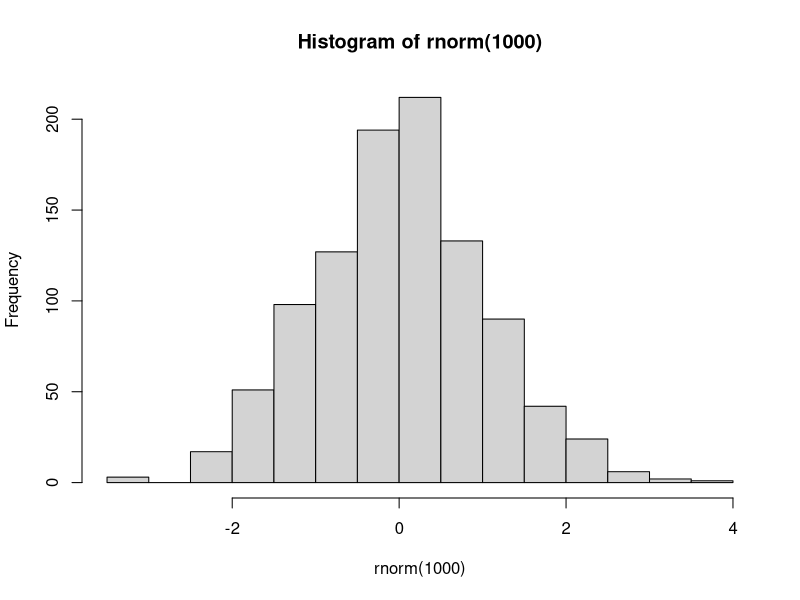
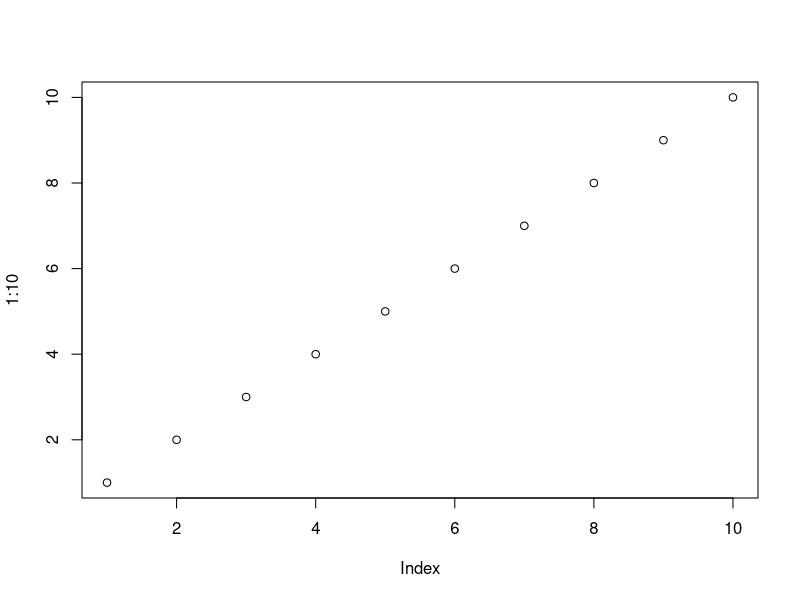
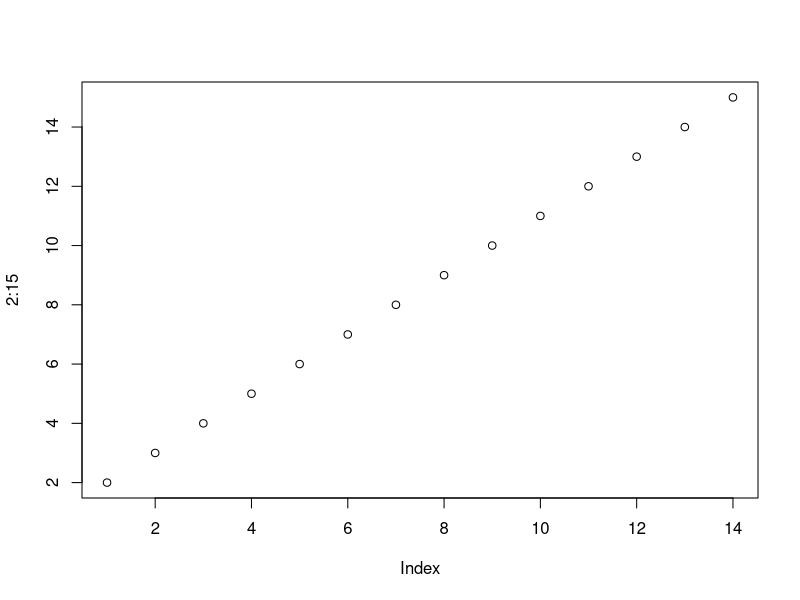

Reproduce these figures in R, in order. (Note: this script raises an error after producing the figures.)
# histogram 

hist(rnorm(1000)) # jjsldkjflsdkjflsdjlskdjf
# sdkfjslkjslkd jlk jlkj slk jlsk slk jsdgk fdlkg jdlfkjd;lfkj ;dlfgk
# jhl;dfgkjhdl;fgkj hl;dfgkj hl;dfkgjh ;ldfkgj h;ldfkgj h;ldfkg jh;ldfkg
# jhdl;fkgj h;lk

plot(1:10)
plot(2:15)
dev.off() # ta komenda 'czysci' nam okno graficzne

# 2.1:
2+2
5+10

5 +    2.5
5+2.5 # jakis komentarz
5*10


(2+3)*5
5 / 2
10%%3
10%%2
10%/%3
10%/%2
8^(1/3)
8^1/3
sqrt(8)
sin(90)
exp(10)
log(10)
?log

LOG(10)
log(10)

sin(pi)

#### ala ma kota ####
a <- 1 # operator przypisania: alt + -
(a <- 1) # zapis do obiektu i podejrzenie wyniku w konsoli

a = 5
A <- 2.5
4.5 -> A

temperatura <- 279.15
temperatura
print(temperatura)
tc <- temperatura - 273.15 # przeliczenie temperatury z K na *C
tf <- tc * 1.8 + 32
#### ala ma kojota ####
floor(tf)
ceiling(tf)
round(tf)
round(0.5)
round(1.5)
??"ceiling"

round(temperatura, digits = 1)
round(temperatura, 1)
round(digits = 1, x= temperatura)
100:105
1.5:5.5
1.25:5
0:40/4
5:-5/5

seq(from=0, to=20, by=1)
seq(from=0, to=20, by=0.98234)
seq(from=0, to=50, length.out = 10^4)
hist(runif(10^5, min=-2,max=2))
round(runif(10),1)
a <- runif(100)
table(round(a,1))

set.seed(1)
b <- runif(100)
round(b,1)
hist(rnorm(100))
hist(rnorm(100, sd=10))

?sample
sort(sample(x=1:49, 6, replace=T))

a <- 1:1048576
a <- 1:(2^33)



a <- c(1,2,3,  5)
b <- c(0:10,10:1)
c(a, b, b+20)

a
b

d <- a*b
d


sd(c(1,2,5))
# mean, min, max, quantile, table, summary
mean(d)
min(d)
max(d)
quantile(d)
table(d)
summary(d)
quantile(d, 0.99)
quantile(d, 0.90)
quantile(d, 0:10/10)

length(d)
b <- c(1:5, NA)
?sum(b)
sum(b, na.rm = T)
mean(b, na.rm=T)

A <- c("ala ma kota", "ala ma kojota", "kojot ma ale")
A <- c(A, NA)
A <- c(A, 234)
A
A*2

as.numeric(c(1:5, "0","ala ma kota"))

logiczny <- c(TRUE, FALSE)
logiczny <- c(F, T, NA)
logiczny+2


dane <- runif(20)
dane[5]
dane[ c(1,20) ]
dane[ c(1,20,1,5)]
dane[1:3]
dane[20:1]
rev(dane)

indeks <- 1:5
dane[indeks]


indeks[c(T,F,T,F,T)]

dane[-20]
dane[-c(1,10,20)]
dane[c(-1,-10,-20)]

miasta <- c("Poznan", "Borucino", "Warszawa", "Londyn", "Wroclaw")
miasta <- miasta[-4]
miasta

